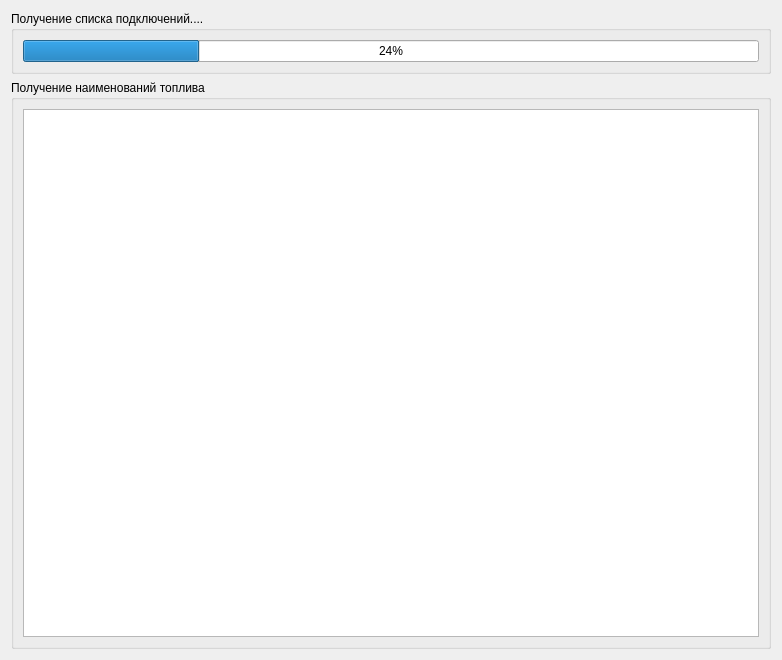
<?xml version="1.0" encoding="UTF-8"?>
<ui version="4.0">
 <class>ShowFuelNamePage</class>
 <widget class="QWizardPage" name="ShowFuelNamePage">
  <property name="geometry">
   <rect>
    <x>0</x>
    <y>0</y>
    <width>782</width>
    <height>660</height>
   </rect>
  </property>
  <property name="windowTitle">
   <string>WizardPage</string>
  </property>
  <layout class="QGridLayout" name="gridLayout_3" rowstretch="0,1">
   <item row="0" column="0">
    <widget class="QGroupBox" name="groupBoxProgress">
     <property name="title">
      <string>Получение списка подключений....</string>
     </property>
     <layout class="QGridLayout" name="gridLayout_2">
      <item row="0" column="0">
       <widget class="QProgressBar" name="progressBar">
        <property name="value">
         <number>24</number>
        </property>
       </widget>
      </item>
     </layout>
    </widget>
   </item>
   <item row="1" column="0">
    <widget class="QGroupBox" name="groupBoxGetFuelName">
     <property name="title">
      <string>Получение наименований топлива   </string>
     </property>
     <layout class="QGridLayout" name="gridLayout">
      <item row="0" column="0">
       <widget class="QTableWidget" name="tableWidget">
        <property name="editTriggers">
         <set>QAbstractItemView::NoEditTriggers</set>
        </property>
        <property name="selectionMode">
         <enum>QAbstractItemView::NoSelection</enum>
        </property>
        <property name="iconSize">
         <size>
          <width>32</width>
          <height>32</height>
         </size>
        </property>
       </widget>
      </item>
     </layout>
    </widget>
   </item>
  </layout>
 </widget>
 <resources/>
 <connections/>
</ui>
